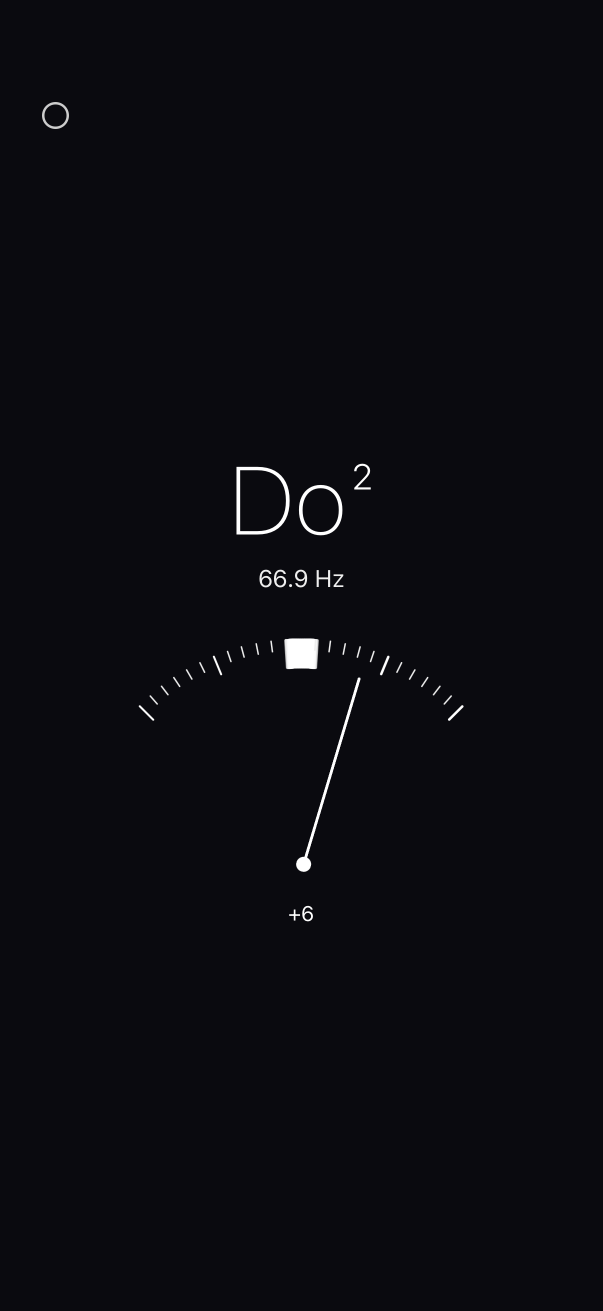
#> input picture screens/IMG_0606.PNG, 1206 x 2622 px (shown at 1/2 size); its folder holds only this picture in this run
$ python resize.py
#> lines starting #> are read from the running program, lines starting #| are printed output that depends on the picture
#!/usr/bin/env python3
"""Resize screenshots for App Store submission.

For each source image:
1. Masks the status bar and camera notch with the background color
2. Resizes to match each target width (preserving aspect ratio)
3. Crops or pads vertically to hit the exact target dimensions

Background color is sampled from the top-left pixel of each image.
"""

import os
import sys
from pathlib import Path
from PIL import Image, ImageDraw

TARGETS = [
    (2064, 2752),
    (1242, 2688),
    (1260, 2736),
    (1206, 2622),
    (1125, 2436),
    (1242, 2208),
    (750, 1334),
]

# Height in pixels of the status bar + notch area to mask (at source resolution)
STATUS_BAR_HEIGHT = 155

SCRIPT_DIR = Path(__file__).parent


def mask_status_bar(img: Image.Image, bg_color: tuple) -> Image.Image:
    """Paint over the status bar / Dynamic Island area with the background color."""
    masked = img.copy()
    draw = ImageDraw.Draw(masked)
    draw.rectangle([(0, 0), (img.width, STATUS_BAR_HEIGHT)], fill=bg_color)
    return masked


def resize_screenshot(src_path: Path):
    img = Image.open(src_path).convert("RGBA")
#> img is the input picture: PIL image 1206x2622 RGBA; mean R, G, B, A 11.3, 11.3, 16.3, 255
    bg_color = img.getpixel((0, 0))[:3]
#> bg_color = (10, 10, 15)
    stem = src_path.stem

    # Mask status bar and notch
    img = mask_status_bar(img, bg_color)

    for tw, th in TARGETS:
        # Resize to target width, keep aspect ratio
        scale = tw / img.width
        new_h = round(img.height * scale)
        resized = img.resize((tw, new_h), Image.LANCZOS)

        # Create canvas at target size filled with background color
        canvas = Image.new("RGB", (tw, th), bg_color)

        if new_h > th:
            # Crop: center vertically
            top = (new_h - th) // 2
            cropped = resized.crop((0, top, tw, top + th))
            canvas.paste(cropped, (0, 0))
        else:
            # Pad: center vertically
            y_offset = (th - new_h) // 2
            canvas.paste(resized, (0, y_offset))

        out_dir = SCRIPT_DIR / f"{tw}x{th}"
        out_dir.mkdir(exist_ok=True)
        out_path = out_dir / f"{stem}.png"
        canvas.save(out_path, "PNG")
        print(f"  {tw}x{th} -> {out_path.name}")
#> this loop made 7 passes
#> pass 1, in resize_screenshot, `canvas = Image.new("RGB", (tw, th), bg_color)`:
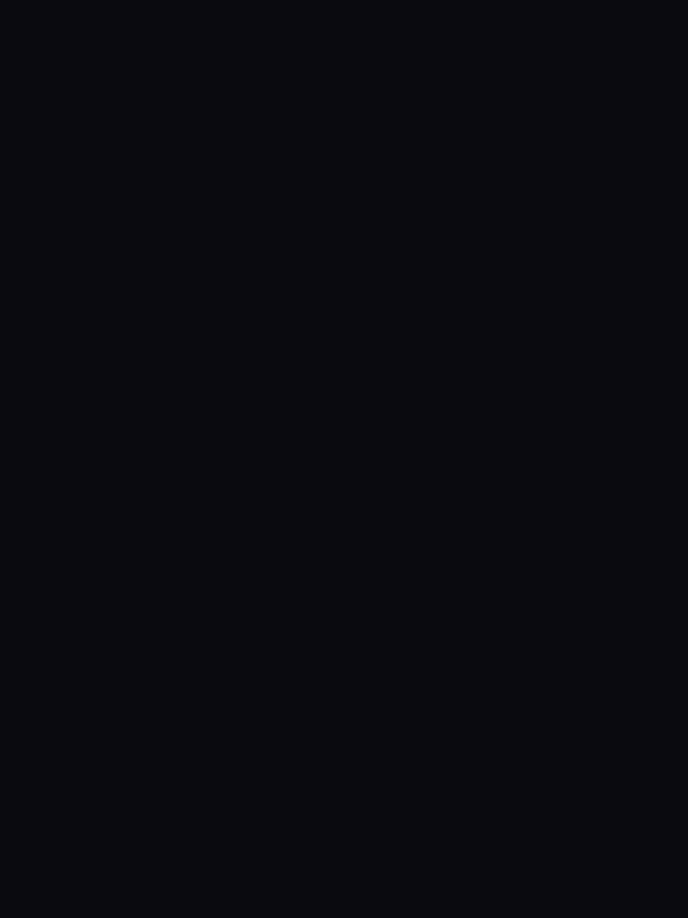
#> canvas: PIL image 2064x2752 RGB (shown at 1/3 size); mean R, G, B 10, 10, 15
#> pass 1, in resize_screenshot, `canvas.save(out_path, "PNG")`:
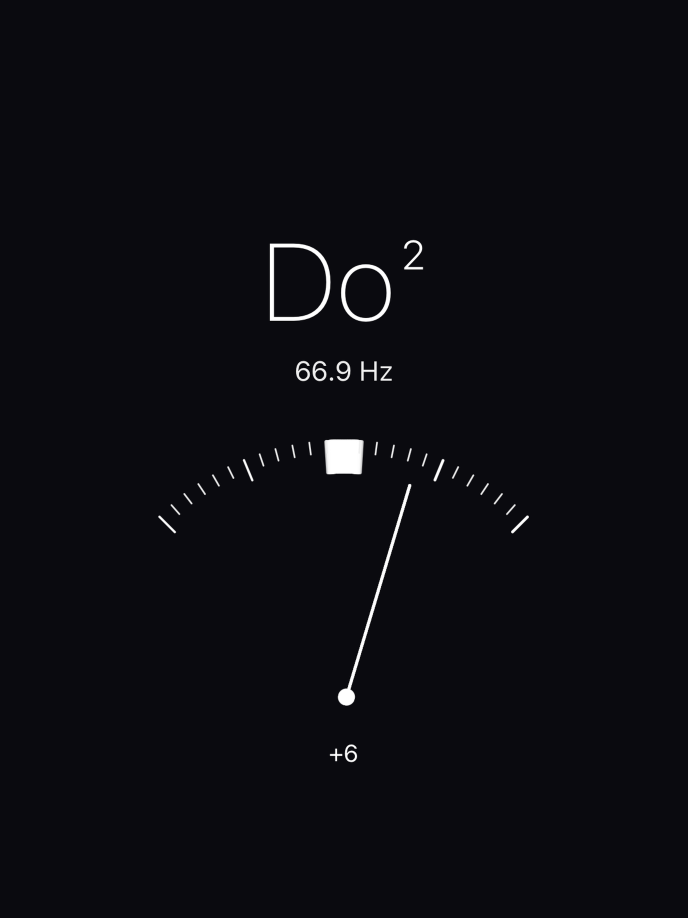
#> saved as IMG_0606.png: PIL image 2064x2752 RGB (shown at 1/3 size); mean R, G, B 12, 12, 17
#> after the loop:
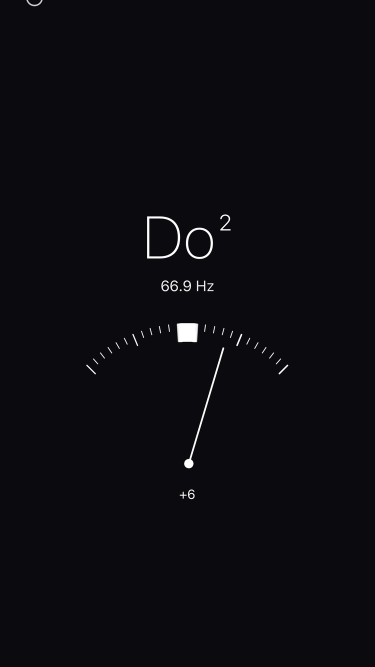
#> canvas: PIL image 750x1334 RGB (shown at 1/2 size); mean R, G, B 11.5, 11.5, 16.5


def main():
    sources = sorted(SCRIPT_DIR.glob("*.PNG")) + sorted(SCRIPT_DIR.glob("*.png"))
    # Exclude outputs (in subdirectories) and this script
    sources = [s for s in sources if s.parent == SCRIPT_DIR]

    if not sources:
        print("No source images found in", SCRIPT_DIR)
        sys.exit(1)

    for src in sources:
        print(f"\n{src.name}:")
        resize_screenshot(src)

    print("\nDone!")


if __name__ == "__main__":
    main()

$ run again, on screens/IMG_0617.PNG
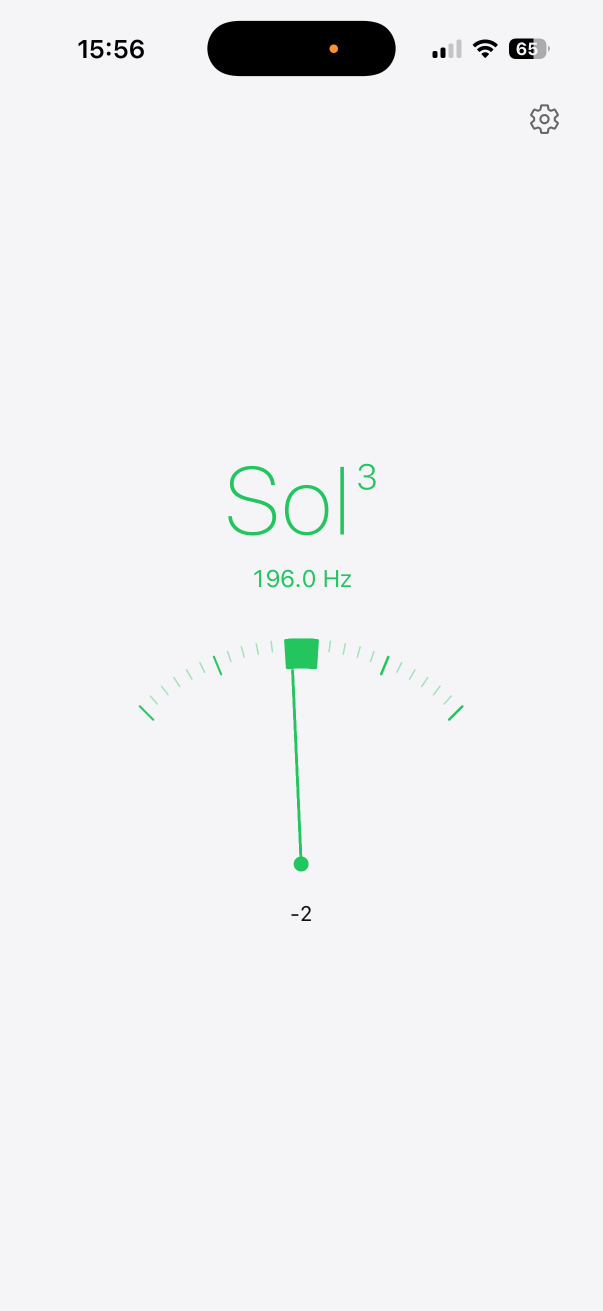
#> input picture screens/IMG_0617.PNG, 1206 x 2622 px (shown at 1/2 size)
#> bg_color = (245, 245, 247)
#> the loop in resize_screenshot, `for tw, th in TARGETS:` made 7 passes
#> pass 1, in resize_screenshot, `cropped = resized.crop((0, top, tw, top + th))`:
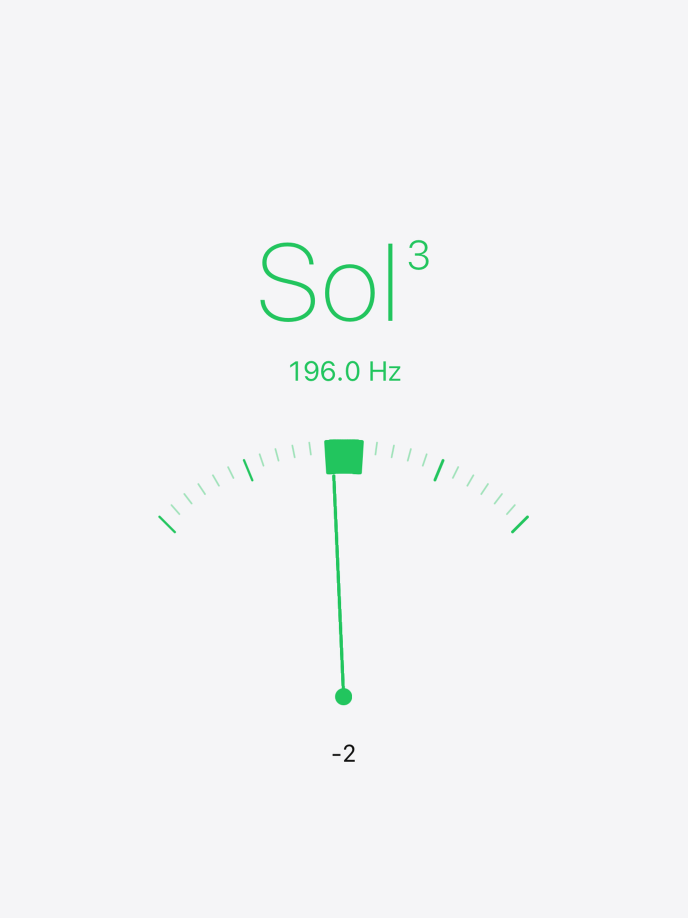
#> cropped: PIL image 2064x2752 RGBA (shown at 1/3 size); mean R, G, B, A 243.2, 244.6, 245.7, 255
#> after the loop in resize_screenshot, `for tw, th in TARGETS:`:
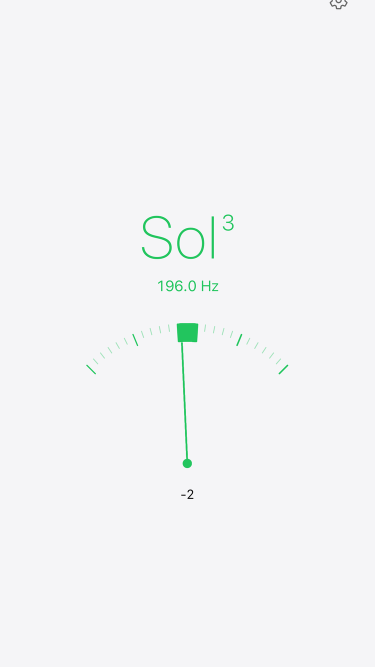
#> canvas: PIL image 750x1334 RGB (shown at 1/2 size); mean R, G, B 243.6, 244.6, 246
